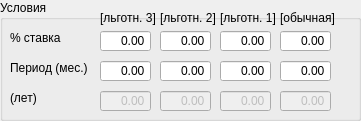
     <widget class="QGroupBox" name="groupBox_2">
      <property name="geometry">
       <rect>
        <x>10</x>
        <y>130</y>
        <width>361</width>
        <height>121</height>
       </rect>
      </property>
      <property name="title">
       <string>Условия</string>
      </property>
      <widget class="QLabel" name="label_5">
       <property name="geometry">
        <rect>
         <x>10</x>
         <y>30</y>
         <width>71</width>
         <height>16</height>
        </rect>
       </property>
       <property name="text">
        <string>% ставка</string>
       </property>
      </widget>
      <widget class="QLabel" name="label_6">
       <property name="geometry">
        <rect>
         <x>100</x>
         <y>10</y>
         <width>61</width>
         <height>16</height>
        </rect>
       </property>
       <property name="text">
        <string>[льготн. 3]</string>
       </property>
      </widget>
      <widget class="QLabel" name="label_7">
       <property name="geometry">
        <rect>
         <x>160</x>
         <y>10</y>
         <width>61</width>
         <height>16</height>
        </rect>
       </property>
       <property name="text">
        <string>[льготн. 2]</string>
       </property>
      </widget>
      <widget class="QLabel" name="label_8">
       <property name="geometry">
        <rect>
         <x>220</x>
         <y>10</y>
         <width>61</width>
         <height>16</height>
        </rect>
       </property>
       <property name="text">
        <string>[льготн. 1]</string>
       </property>
      </widget>
      <widget class="QLabel" name="label_9">
       <property name="geometry">
        <rect>
         <x>280</x>
         <y>10</y>
         <width>61</width>
         <height>16</height>
        </rect>
       </property>
       <property name="text">
        <string>[обычная]</string>
       </property>
      </widget>
      <widget class="QDoubleSpinBox" name="priv_proc_stavka3">
       <property name="geometry">
        <rect>
         <x>100</x>
         <y>30</y>
         <width>51</width>
         <height>22</height>
        </rect>
       </property>
       <property name="layoutDirection">
        <enum>Qt::LeftToRight</enum>
       </property>
       <property name="alignment">
        <set>Qt::AlignRight|Qt::AlignTrailing|Qt::AlignVCenter</set>
       </property>
       <property name="buttonSymbols">
        <enum>QAbstractSpinBox::NoButtons</enum>
       </property>
      </widget>
      <widget class="QDoubleSpinBox" name="priv_proc_stavka2">
       <property name="geometry">
        <rect>
         <x>160</x>
         <y>30</y>
         <width>51</width>
         <height>22</height>
        </rect>
       </property>
       <property name="layoutDirection">
        <enum>Qt::LeftToRight</enum>
       </property>
       <property name="alignment">
        <set>Qt::AlignRight|Qt::AlignTrailing|Qt::AlignVCenter</set>
       </property>
       <property name="buttonSymbols">
        <enum>QAbstractSpinBox::NoButtons</enum>
       </property>
      </widget>
      <widget class="QDoubleSpinBox" name="priv_proc_stavka">
       <property name="geometry">
        <rect>
         <x>220</x>
         <y>30</y>
         <width>51</width>
         <height>22</height>
        </rect>
       </property>
       <property name="layoutDirection">
        <enum>Qt::LeftToRight</enum>
       </property>
       <property name="alignment">
        <set>Qt::AlignRight|Qt::AlignTrailing|Qt::AlignVCenter</set>
       </property>
       <property name="buttonSymbols">
        <enum>QAbstractSpinBox::NoButtons</enum>
       </property>
      </widget>
      <widget class="QDoubleSpinBox" name="proc_stavka">
       <property name="geometry">
        <rect>
         <x>280</x>
         <y>30</y>
         <width>51</width>
         <height>22</height>
        </rect>
       </property>
       <property name="layoutDirection">
        <enum>Qt::LeftToRight</enum>
       </property>
       <property name="alignment">
        <set>Qt::AlignRight|Qt::AlignTrailing|Qt::AlignVCenter</set>
       </property>
       <property name="buttonSymbols">
        <enum>QAbstractSpinBox::NoButtons</enum>
       </property>
      </widget>
      <widget class="QDoubleSpinBox" name="priv_srok_kred2">
       <property name="geometry">
        <rect>
         <x>160</x>
         <y>60</y>
         <width>51</width>
         <height>22</height>
        </rect>
       </property>
       <property name="layoutDirection">
        <enum>Qt::LeftToRight</enum>
       </property>
       <property name="alignment">
        <set>Qt::AlignRight|Qt::AlignTrailing|Qt::AlignVCenter</set>
       </property>
       <property name="buttonSymbols">
        <enum>QAbstractSpinBox::NoButtons</enum>
       </property>
      </widget>
      <widget class="QDoubleSpinBox" name="priv_srok_kred">
       <property name="geometry">
        <rect>
         <x>220</x>
         <y>60</y>
         <width>51</width>
         <height>22</height>
        </rect>
       </property>
       <property name="layoutDirection">
        <enum>Qt::LeftToRight</enum>
       </property>
       <property name="alignment">
        <set>Qt::AlignRight|Qt::AlignTrailing|Qt::AlignVCenter</set>
       </property>
       <property name="buttonSymbols">
        <enum>QAbstractSpinBox::NoButtons</enum>
       </property>
      </widget>
      <widget class="QDoubleSpinBox" name="srok_kred">
       <property name="geometry">
        <rect>
         <x>280</x>
         <y>60</y>
         <width>51</width>
         <height>22</height>
        </rect>
       </property>
       <property name="layoutDirection">
        <enum>Qt::LeftToRight</enum>
       </property>
       <property name="alignment">
        <set>Qt::AlignRight|Qt::AlignTrailing|Qt::AlignVCenter</set>
       </property>
       <property name="buttonSymbols">
        <enum>QAbstractSpinBox::NoButtons</enum>
       </property>
      </widget>
      <widget class="QDoubleSpinBox" name="priv_srok_kred3">
       <property name="geometry">
        <rect>
         <x>100</x>
         <y>60</y>
         <width>51</width>
         <height>22</height>
        </rect>
       </property>
       <property name="layoutDirection">
        <enum>Qt::LeftToRight</enum>
       </property>
       <property name="alignment">
        <set>Qt::AlignRight|Qt::AlignTrailing|Qt::AlignVCenter</set>
       </property>
       <property name="buttonSymbols">
        <enum>QAbstractSpinBox::NoButtons</enum>
       </property>
      </widget>
      <widget class="QDoubleSpinBox" name="priv_srok_kred_year3">
       <property name="enabled">
        <bool>false</bool>
       </property>
       <property name="geometry">
        <rect>
         <x>100</x>
         <y>90</y>
         <width>51</width>
         <height>22</height>
        </rect>
       </property>
       <property name="layoutDirection">
        <enum>Qt::LeftToRight</enum>
       </property>
       <property name="alignment">
        <set>Qt::AlignRight|Qt::AlignTrailing|Qt::AlignVCenter</set>
       </property>
       <property name="buttonSymbols">
        <enum>QAbstractSpinBox::NoButtons</enum>
       </property>
      </widget>
      <widget class="QDoubleSpinBox" name="srok_kred_year">
       <property name="enabled">
        <bool>false</bool>
       </property>
       <property name="geometry">
        <rect>
         <x>280</x>
         <y>90</y>
         <width>51</width>
         <height>22</height>
        </rect>
       </property>
       <property name="layoutDirection">
        <enum>Qt::LeftToRight</enum>
       </property>
       <property name="alignment">
        <set>Qt::AlignRight|Qt::AlignTrailing|Qt::AlignVCenter</set>
       </property>
       <property name="buttonSymbols">
        <enum>QAbstractSpinBox::NoButtons</enum>
       </property>
      </widget>
      <widget class="QDoubleSpinBox" name="priv_srok_kred_year2">
       <property name="enabled">
        <bool>false</bool>
       </property>
       <property name="geometry">
        <rect>
         <x>160</x>
         <y>90</y>
         <width>51</width>
         <height>22</height>
        </rect>
       </property>
       <property name="layoutDirection">
        <enum>Qt::LeftToRight</enum>
       </property>
       <property name="alignment">
        <set>Qt::AlignRight|Qt::AlignTrailing|Qt::AlignVCenter</set>
       </property>
       <property name="buttonSymbols">
        <enum>QAbstractSpinBox::NoButtons</enum>
       </property>
      </widget>
      <widget class="QDoubleSpinBox" name="priv_srok_kred_year">
       <property name="enabled">
        <bool>false</bool>
       </property>
       <property name="geometry">
        <rect>
         <x>220</x>
         <y>90</y>
         <width>51</width>
         <height>22</height>
        </rect>
       </property>
       <property name="layoutDirection">
        <enum>Qt::LeftToRight</enum>
       </property>
       <property name="alignment">
        <set>Qt::AlignRight|Qt::AlignTrailing|Qt::AlignVCenter</set>
       </property>
       <property name="buttonSymbols">
        <enum>QAbstractSpinBox::NoButtons</enum>
       </property>
      </widget>
      <widget class="QLabel" name="label_10">
       <property name="geometry">
        <rect>
         <x>10</x>
         <y>60</y>
         <width>81</width>
         <height>16</height>
        </rect>
       </property>
       <property name="text">
        <string>Период (мес.)</string>
       </property>
      </widget>
      <widget class="QLabel" name="label_11">
       <property name="geometry">
        <rect>
         <x>10</x>
         <y>90</y>
         <width>71</width>
         <height>16</height>
        </rect>
       </property>
       <property name="text">
        <string>(лет)</string>
       </property>
      </widget>
     </widget>
